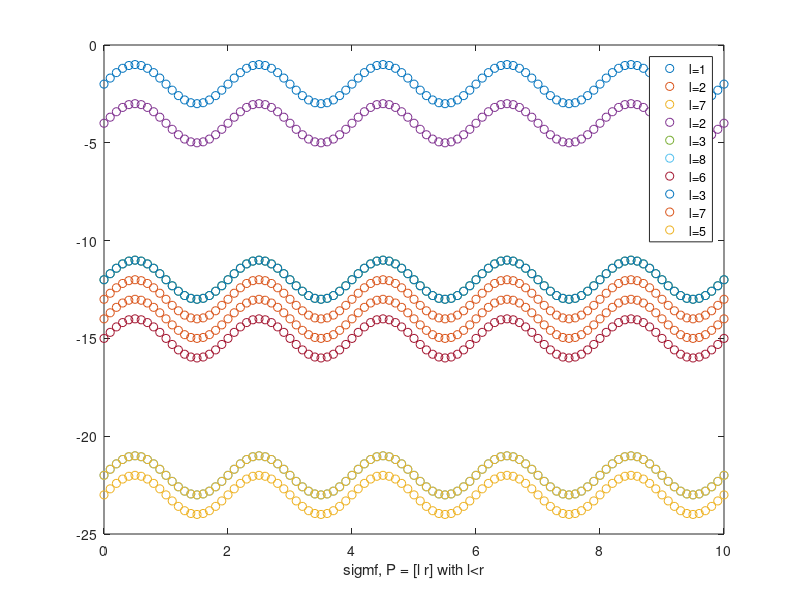

MATLAB code to generate this figure:
x = 0:0.1:10;
n=10;
C = {'k','b','r','g','y',[5 6 7],[8 2 6]}
legend_string=['','','','','','','','',];
legend_string

Legend_cell=cell(n,1)

for i=1:1:n
l=randi(8,1,1);
r=randi(8,1,1);
while l>r
r=randi(10,1,1);
end
y = sin(x*pi)+l-3*r;
%y=1/( 1+e^(?a(x?c)))
plot(x,y,'o')
hold on;
xlabel('sigmf, P = [l r] with l<r')
Legend_cell{i}=strcat('l=',num2str(l));
%ylim([-0.05 1.05])

end
legend(Legend_cell);
